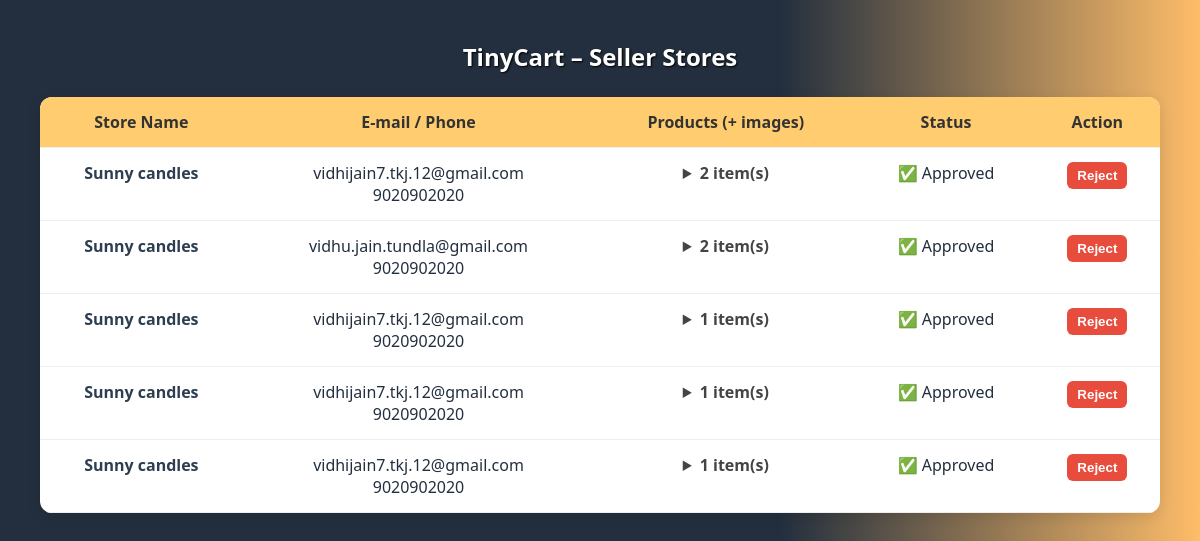
/tiny-admin/stores (signed in), run on an earlier commit of the app's database.
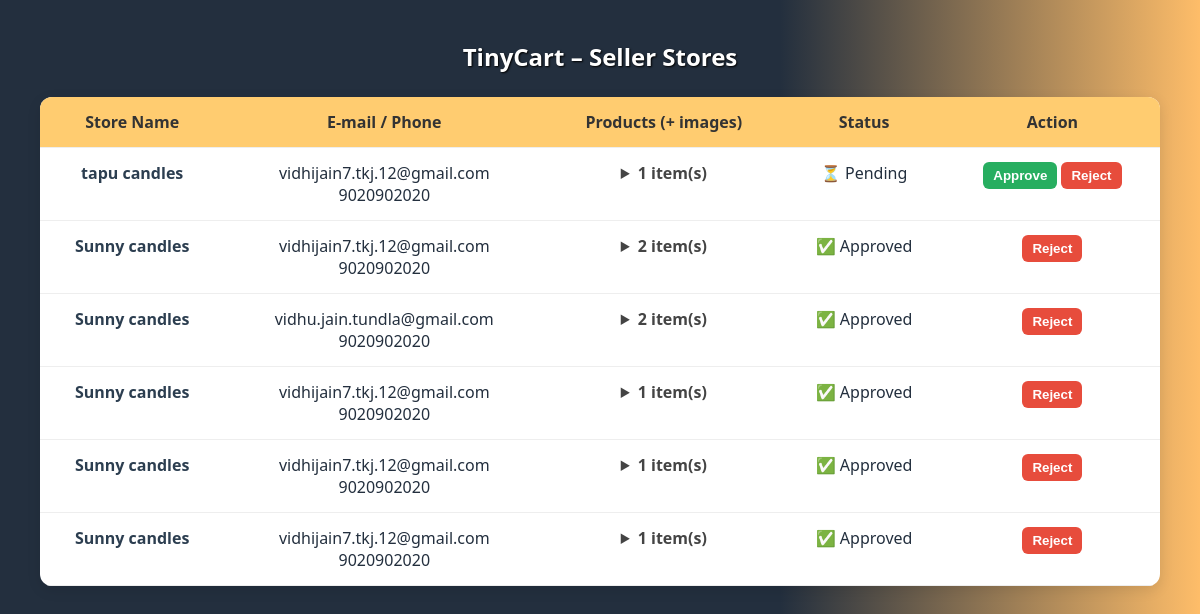
And on a later commit of the database.
### tables this page shows
CREATE TABLE stores(
            store_id TEXT,  store_name  TEXT, store_desc TEXT,
            email    TEXT,  owner_phone TEXT, owner_pin TEXT,
            qr_file  TEXT,
            p_name   TEXT,  p_d         TEXT,
            p_p REAL, p_q INTEGER, p_i TEXT,
            approved INTEGER DEFAULT 0,                          -- admin flag
            created_at TIMESTAMP DEFAULT CURRENT_TIMESTAMP       -- NEW column
        );

### main.py (the view)
@app.route("/tiny-admin/stores")
def tiny_admin_stores():
    if not session.get("is_tinycart_admin"):
        return "❌  Not accessible to you", 403
    rows = db().cursor().execute("""
        SELECT store_id, store_name, email, owner_phone, approved, MAX(created_at)
        FROM stores
        GROUP BY store_id
        ORDER BY MAX(created_at) DESC
    """).fetchall()
    product_map = get_products_by_store()
    return render_template("tiny_admin_dashboard.html",
                           rows=rows,
                           product_map=product_map)

### main.py (called while the page is built)
def db():
    return sqlite3.connect(DB_PATH, detect_types=sqlite3.PARSE_DECLTYPES)

def get_products_by_store():
    cur = db().cursor()
    rows = cur.execute(
        "SELECT store_id, p_name, p_i FROM stores ORDER BY rowid"
    ).fetchall()
    prod_dict = {}
    for sid, pname, pimg in rows:
        prod_dict.setdefault(sid, []).append((pname, pimg))
    return prod_dict

### templates/tiny_admin_dashboard.html (shortened to what this page needs)
<!DOCTYPE html>
<html>
<head>
</head>
<body>
<h2 style="text-align:center;margin-bottom:24px">TinyCart – Seller Stores</h2>
<table>
  <tr>
    <th>Store Name</th>
    <th>E‑mail / Phone</th>
    <th>Products (+ images)</th>
    <th>Status</th>
    <th>Action</th>
  </tr>
  {% for s in rows %}
  <tr>
    <td>
      <a href="{{ url_for('view_store', store_id=s[0]) }}"
         target="_blank"
         style="text-decoration:none;font-weight:bold">
        {{ s[1] }}
      </a>
    </td>
    <td>
      {{ s[2] }}<br>{{ s[3] }}
    </td>
    <td>
      <details>
        <summary>{{ product_map[s[0]]|length }} item(s)</summary>
      </details>
    </td>
    <td>
      {% if s[4]==1 %}✅ Approved
      {% elif s[4]==-1 %}❌ Rejected
      {% else %}⏳ Pending{% endif %}
    </td>
    <td>
      {% if s[4] != 1 %}
        <form action="{{ url_for('tiny_admin_approve', store_id=s[0]) }}"
              method="post" style="display:inline">
          <button class="ok">Approve</button>
        </form>
      {% endif %}
      <form action="{{ url_for('tiny_admin_reject', store_id=s[0]) }}"
            method="post" style="display:inline">
        <button class="no">Reject</button>
      </form>
    </td>
  </tr>
  {% endfor %}
</table>
</body>
</html>

### templates/tiny_admin_dashboard.html (style rules this page uses)
* { box-sizing: border-box; margin: 0; padding: 0; }
body { font-family: 'Segoe UI', Arial, sans-serif; background: linear-gradient(to right, #232f3e 65%, #febd69 100%); color: #232f3e; min-height: 100vh; padding: 40px; }
h2 { text-align: center; margin-bottom: 24px; color: #fff; text-shadow: 1px 1px 2px #000; }
table { width: 100%; max-width: 1200px; margin: auto; border-collapse: collapse; background: #fff; border-radius: 12px; box-shadow: 0 4px 14px rgba(0,0,0,.1); overflow: hidden; }
th, td { padding: 14px; border-bottom: 1px solid #eee; text-align: center; vertical-align: top; }
th { background: #ffcc70; font-size: 1rem; font-weight: bold; color: #333; }
button { padding: 6px 10px; border: none; border-radius: 6px; cursor: pointer; font-weight: 600; }
.ok { background: #27ae60; color: #fff; }
.no { background: #e74c3c; color: #fff; }
details summary { cursor: pointer; font-weight: 600; color: #444; margin-bottom: 6px; }
a { text-decoration: none; color: #2c3e50; font-weight: bold; }

What changed in the data, as far as the page shows it:
added stores: store_name "tapu candles", email "vidhijain7.tkj.12@gmail.com", owner_phone "9020902020", product_map "1", shows "⏳ Pending"
